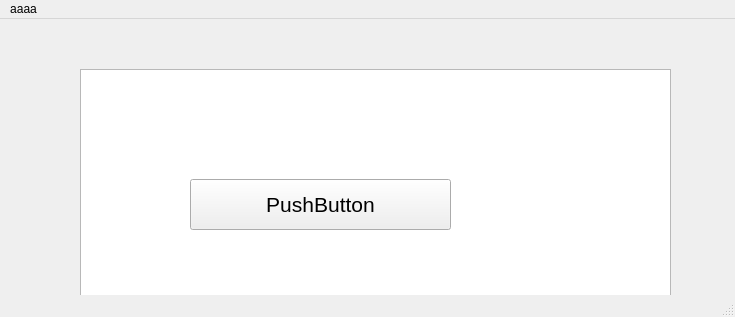
<?xml version="1.0" encoding="UTF-8"?>
<ui version="4.0">
 <class>MainWindow</class>
 <widget class="QMainWindow" name="MainWindow">
  <property name="geometry">
   <rect>
    <x>0</x>
    <y>0</y>
    <width>735</width>
    <height>317</height>
   </rect>
  </property>
  <property name="windowTitle">
   <string>MainWindow</string>
  </property>
  <widget class="QWidget" name="centralwidget">
   <widget class="QListView" name="listView">
    <property name="geometry">
     <rect>
      <x>80</x>
      <y>50</y>
      <width>591</width>
      <height>331</height>
     </rect>
    </property>
   </widget>
   <widget class="QPushButton" name="pushButton">
    <property name="geometry">
     <rect>
      <x>190</x>
      <y>160</y>
      <width>261</width>
      <height>51</height>
     </rect>
    </property>
    <property name="font">
     <font>
      <family>Arial</family>
      <pointsize>16</pointsize>
     </font>
    </property>
    <property name="text">
     <string>PushButton</string>
    </property>
   </widget>
  </widget>
  <widget class="QMenuBar" name="menubar">
   <property name="geometry">
    <rect>
     <x>0</x>
     <y>0</y>
     <width>735</width>
     <height>18</height>
    </rect>
   </property>
   <widget class="QMenu" name="menuaaaa">
    <property name="title">
     <string>aaaa</string>
    </property>
   </widget>
   <addaction name="menuaaaa"/>
  </widget>
  <widget class="QStatusBar" name="statusbar"/>
 </widget>
 <resources/>
 <connections/>
</ui>
